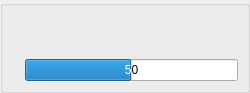
<?xml version="1.0" encoding="UTF-8"?>
<ui version="4.0">
 <class>Carac</class>
 <widget class="QWidget" name="Carac">
  <property name="geometry">
   <rect>
    <x>0</x>
    <y>0</y>
    <width>250</width>
    <height>93</height>
   </rect>
  </property>
  <property name="sizePolicy">
   <sizepolicy hsizetype="Preferred" vsizetype="Minimum">
    <horstretch>0</horstretch>
    <verstretch>0</verstretch>
   </sizepolicy>
  </property>
  <property name="windowTitle">
   <string>Form</string>
  </property>
  <layout class="QHBoxLayout" name="horizontalLayout">
   <property name="spacing">
    <number>0</number>
   </property>
   <property name="leftMargin">
    <number>0</number>
   </property>
   <property name="topMargin">
    <number>0</number>
   </property>
   <property name="rightMargin">
    <number>0</number>
   </property>
   <property name="bottomMargin">
    <number>0</number>
   </property>
   <item>
    <layout class="QHBoxLayout" name="horizontalLayout_2">
     <item>
      <widget class="QGroupBox" name="caracBox">
       <property name="toolTip">
        <string extracomment="youpi je suis une tooltip"/>
       </property>
       <property name="autoFillBackground">
        <bool>true</bool>
       </property>
       <property name="title">
        <string/>
       </property>
       <property name="checkable">
        <bool>false</bool>
       </property>
       <layout class="QHBoxLayout" name="horizontalLayout_4">
        <item>
         <layout class="QHBoxLayout" name="horizontalLayout_3">
          <item>
           <widget class="AspectRatioLabel" name="imageCarac">
            <property name="toolTip">
             <string>youpi je suis une tooltip !!</string>
            </property>
            <property name="text">
             <string/>
            </property>
           </widget>
          </item>
          <item>
           <layout class="QVBoxLayout" name="verticalLayout">
            <property name="spacing">
             <number>0</number>
            </property>
            <item>
             <widget class="QLabel" name="labelValeur">
              <property name="text">
               <string/>
              </property>
             </widget>
            </item>
            <item>
             <widget class="QProgressBar" name="jaugeCarac">
              <property name="enabled">
               <bool>true</bool>
              </property>
              <property name="value">
               <number>50</number>
              </property>
              <property name="format">
               <string>%p</string>
              </property>
             </widget>
            </item>
           </layout>
          </item>
         </layout>
        </item>
       </layout>
      </widget>
     </item>
    </layout>
   </item>
  </layout>
 </widget>
 <customwidgets>
  <customwidget>
   <class>AspectRatioLabel</class>
   <extends>QLabel</extends>
   <header location="global">aspectratiolabel.h</header>
  </customwidget>
 </customwidgets>
 <resources/>
 <connections/>
</ui>
